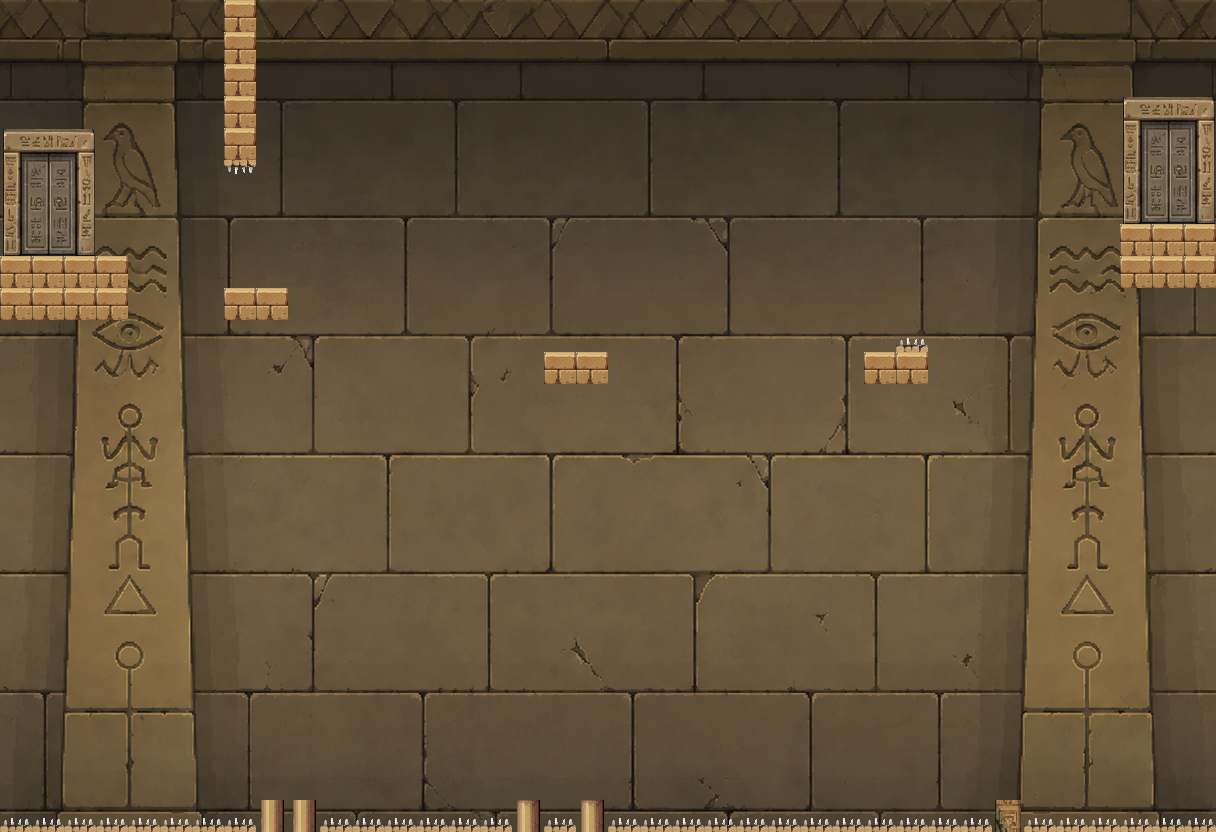

This game map was drawn from its Tiled (.tmx) file and the tilesets committed beside it. A one-line description and the trimmed map source follow:
An orthogonal 38x26 tile map with 32x32 px tiles, 2 tile layers (Livello tile 1, Livello tile 2), 3 tilesets and 13 objects (5x solid, start, crollo, scatto, finish, ...).

<map version="1.10" tiledversion="1.11.2" orientation="orthogonal" renderorder="right-down" width="38" height="26" tilewidth="32" tileheight="32" infinite="0" nextlayerid="51" nextobjectid="14">
 <properties>
  <property name="dimensionePersonaggio" type="float" value="57.6" />
  <property name="parallasse" type="float" value="0.75" />
 </properties>
 <tileset firstgid="1" source="Sfondo1.tsx" />
 <tileset firstgid="1537" source="Griglia.tsx" />
 <tileset firstgid="1777" source="GrigliaPresente.tsx" />
 <layer id="1" name="Livello tile 1" width="38" height="26">
  <data>[988 cells, 988 non-empty, 988 distinct tile ids]</data>
 </layer>
 <layer id="3" name="Livello tile 2" width="38" height="26">
  <data>[988 cells, 89 non-empty, 17 distinct tile ids]</data>
 </layer>
 <objectgroup id="50" name="oggetti">
  <object id="1" name="solid" x="0" y="256" width="128" height="64" />
  <object id="2" name="start" x="0" y="128" width="96" height="128" />
  <object id="3" name="solid" x="224" y="288" width="64" height="32" />
  <object id="4" name="solid" x="544" y="352" width="64" height="32" />
  <object id="5" name="crollo" x="864" y="352" width="64" height="32" />
  <object id="6" name="scatto" x="900" y="337" width="24" height="15">
   <properties>
    <property name="distanza" type="float" value="30" />
   </properties>
  </object>
  <object id="7" name="solid" x="1120" y="224" width="96" height="64" />
  <object id="8" name="finish" x="1120" y="96" width="96" height="128" />
  <object id="9" name="cade" x="229" y="0" width="22" height="188">
   <properties>
    <property name="distanza" type="float" value="60" />
   </properties>
  </object>
  <object id="10" name="leva" x="240" y="256" width="32" height="32" />
  <object id="11" name="scarabeo" x="580" y="318" width="24" height="24" />
  <object id="12" name="solid" x="0" y="832" width="1216" height="32" />
  <object id="13" name="kill" x="0" y="813" width="1216" height="19" />
 </objectgroup>
</map>
